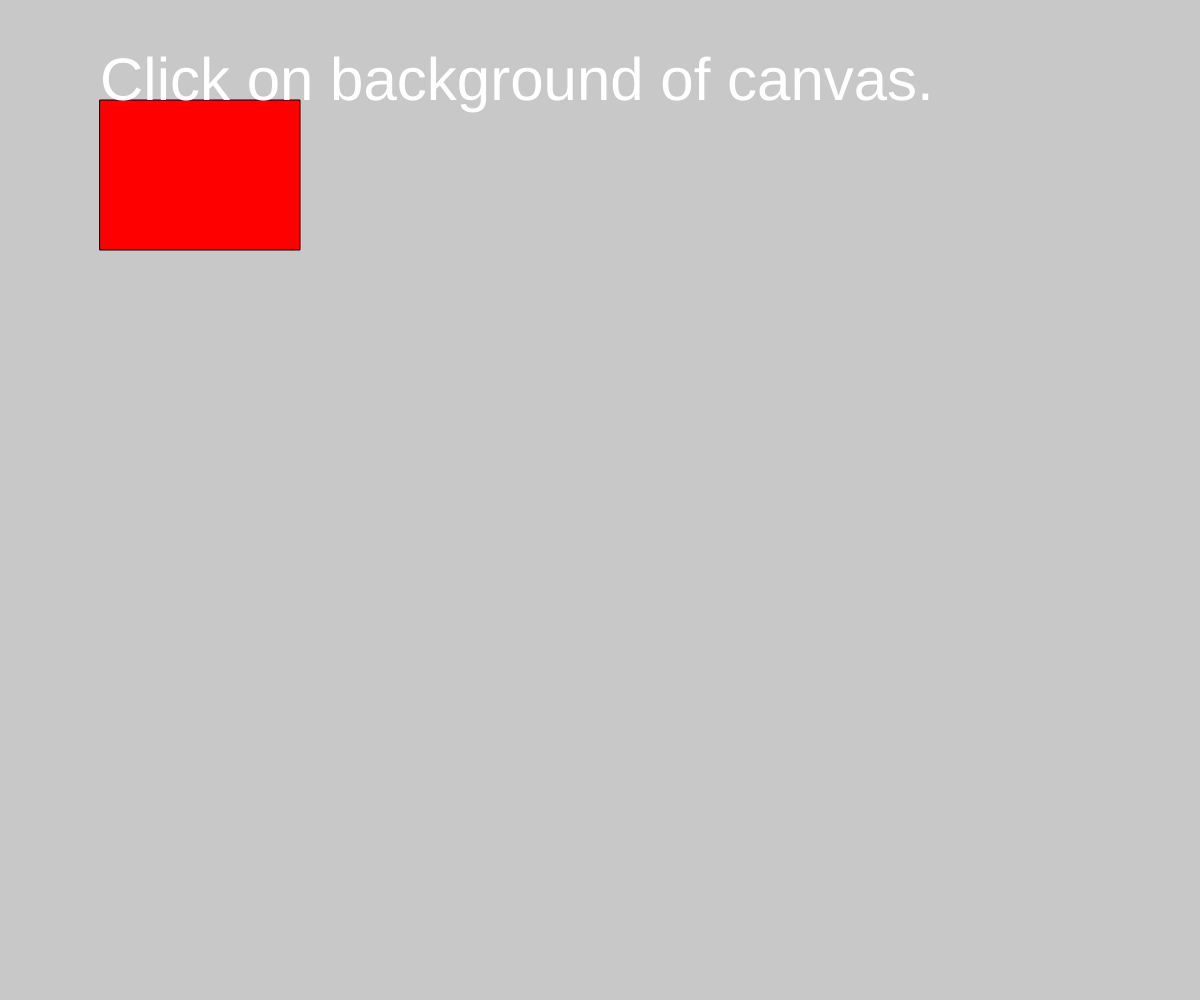
Frame 1 (no input)
Frame 60 (no input): identical to frame 1, image omitted
Frame 120 (the mouse pressed at the canvas centre since frame 60): identical to frame 1, image omitted

The p5.js sketch that drew this single still picture (run headless with seeded random() and noise() and a simulated clock; from frame 60 on, the mouse is pressed at the canvas centre):

// p5.js sketch
// ── sketch.js
var bgcolor;

  var x = 100;
  var y = 100;
  var rect_widht = 200;
  var rect_height = 150;
  
function setup () {
  createCanvas(windowWidth, windowHeight);
  bgcolor = color(200);
 // createButton("Change Background");
}

function touches () {
  //if touches[x, y, rect_widht, rect_height]
  if (mouseX >= x && mouseX <= x + rect_widht && mouseY >= x && mouseY <= x + rect_height)
  bgcolor = color(random(0, 170), random(0, 170), random(0, 170));
}

function draw () {
  background(bgcolor);
  fill(255, 0, 0);
  rect(x, y, rect_widht, rect_height);
  fill(255);
  textSize(60);
  text('Click on background of canvas.', 100, 100);
}
